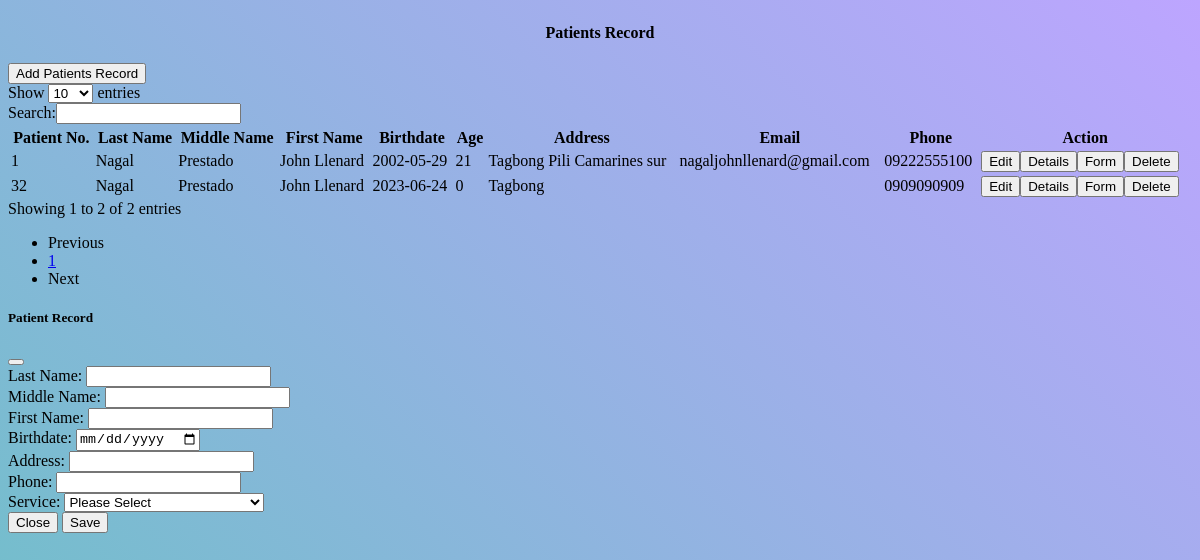
/admin/patients_record.php, run on an earlier commit of the app's database.
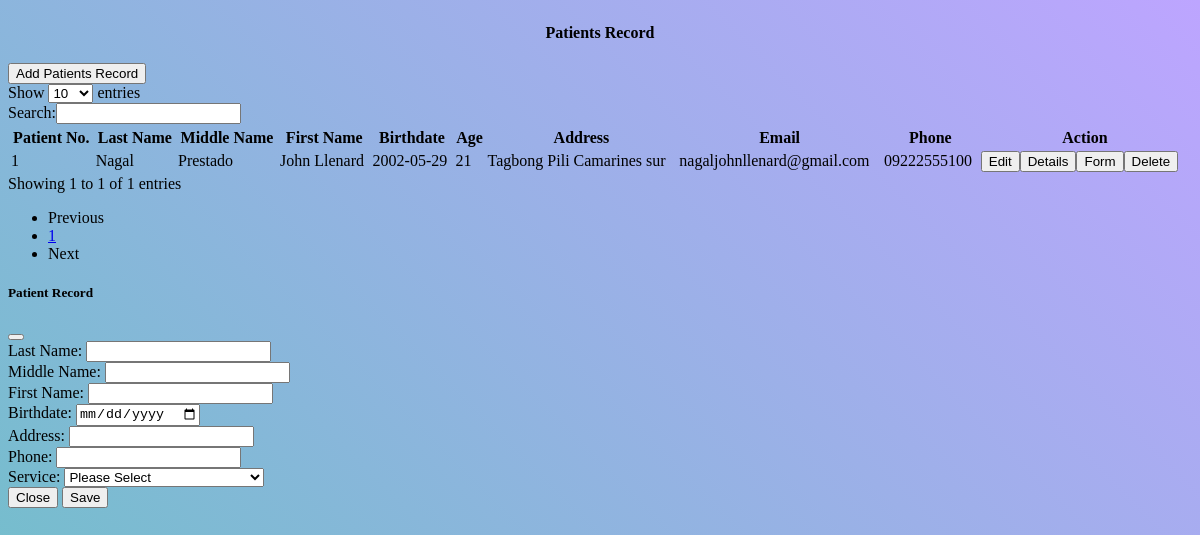
And on a later commit of the database.
### tables this page shows
CREATE TABLE `patient_tb` (
  `patient_id` int(11) NOT NULL,
  `firstName` varchar(100) NOT NULL,
  `middleName` varchar(100) NOT NULL,
  `lastName` varchar(100) NOT NULL,
  `birthdate` date DEFAULT NULL,
  `address` varchar(255) NOT NULL,
  `phone` varchar(11) NOT NULL,
  `email` varchar(100) DEFAULT NULL,
  `password` varchar(1000) NOT NULL
);

### admin/patients_record.php (the view, shortened to what this page needs)
<!DOCTYPE html>
<html lang="en">
<?php
include('../db-connect.php');
?>
<body>
    <div class="col py-1">
        <div class="container-fluid bg-light edges">
            <div class="col py-1">
                <div>
                    <h4 style="text-align:center">Patients Record</h4>
                </div>
                <table id="example" class="table table-striped" style="width:100%">
                    <thead>
                        <tr>
                            <?php echo "<button type='button' class='btn btn-primary' data-bs-toggle='modal' data-bs-target='#addRecord'> Add Patients Record</button>"; ?>
                        </tr>
                        <tr>
                            <th>Patient No.</th>
                            <th>Last Name</th>
                            <th>Middle Name</th>
                            <th>First Name</th>
                            <th>Birthdate</th>
                            <th>Age</th>
                            <th>Address</th>
                            <th>Email</th>
                            <th>Phone</th>
                            <th>Action</th>
                        </tr>
                    </thead>
                    <tbody>
                        <?php
                        $data = mysqli_query($conn, "SELECT * FROM patient_tb");
                        while ($row = mysqli_fetch_array($data)) {
                            $birthdate = new DateTime($row['birthdate']);
                            $currentDate = new DateTime();
                            $ageInterval = $birthdate->diff($currentDate);
                            $age = $ageInterval->y;
                            echo "<tr>";
                            echo "<td>" . $row['patient_id'] . "</td>";
                            echo "<td>" . $row['lastName'] . "</td>";
                            echo "<td>" . $row['middleName'] . "</td>";
                            echo "<td>" . $row['firstName'] . "</td>";
                            echo "<td>" . $row['birthdate'] . "</td>";
                            echo "<td>" . $age . "</td>";
                            echo "<td>" . $row['address'] . "</td>";
                            echo "<td>" . $row['email'] . "</td>";
                            echo "<td>" . $row['phone'] . "</td>";
                            echo "<td class='text-center'>";
                            echo "<div class='d-grid gap-2 d-sm-flex justify-content-sm-center'>";
                            echo "<button type='button' class='btn btn-primary edit-btn' data-bs-toggle='modal' data-bs-target='#addRecord' data-patient-id='" . $row['patient_id'] . "'>Edit</button>";
                            echo "<button type='button' class='btn btn-primary details-btn' data-bs-toggle='modal' data-bs-target='#detailsmodal' data-patient-id='" . $row['patient_id'] . "'>Details</button>";
                            echo "<button type='button' class='btn btn-primary form-btn' data-bs-toggle='modal' data-bs-target='#formmodal' data-patient-id='" . $row['patient_id'] . "'>Form</button>";
                            echo "<button type='button' onclick='deleteStocks(" . $row['patient_id'] . ")' class='btn btn-primary' data-bs-toggle='modal' data-bs-request-id='" . $row['patient_id'] . "'>Delete</button>";
                            echo "</div>";
                            echo "</td>";
                            echo "</tr>";
                        }
                        ?>
                    </tbody>
                </table>
            </div>
        </div>
    </div>
    <div class="modal fade" id="addRecord" tabindex="-1" aria-labelledby="addRecordLabel" aria-hidden="true">
        <div class="modal-dialog">
            <div class="modal-content">
                <div class="modal-header">
                    <h5 class="modal-title" id="addRecordLabel">Patient Record</h5>
                    <button type="button" class="btn-close" data-bs-dismiss="modal" aria-label="Close"></button>
                </div>
                <form action="add_record.php" method="post">
                    <div class="modal-body">
                        <div class="mb-3">
                            <label for="lastName" class="form-label">Last Name:</label>
                            <input type="text" class="form-control" id="lastName" name="lastName" required>
                        </div>
                        <div class="mb-3">
                            <label for="middleName" class="form-label">Middle Name:</label>
                            <input type="middleName" class="form-control" id="middleName" name="middleName" required>
                        </div>
                        <div class="mb-3">
                            <label for="firstName" class="form-label">First Name:</label>
                            <input type="text" class="form-control" id="firstName" name="firstName" required>
                        </div>
                        <div class="mb-3">
                            <label for="birthdate" class="form-label">Birthdate:</label>
                            <input type="date" class="form-control" id="birthdate" name="birthdate" required>
                        </div>
                        <div class="mb-3">
                            <label for="address" class="form-label">Address:</label>
                            <input type="text" class="form-control" id="address" name="address" required>
                        </div>
                        <div class="mb-3">
                            <label for="phone" class="form-label">Phone:</label>
                            <input type="tel" class="form-control" id="phone" name="phone" required>
                        </div>
                        <div class="mb-3">
                            <label for="service" class="form-label">Service:</label>
                            <select name="service" id="service" class="form-control" required>
                                <option value="">Please Select</option>
                            </select>
                        </div>
                    </div>
                    <div class="modal-footer">
                        <button type="button" class="btn btn-secondary" data-bs-dismiss="modal">Close</button>
                        <button type="submit" name="AddPatientRecord" class="btn btn-primary">Save</button>
                    </div>
                </form>
            </div>
        </div>
    </div>
</body>
</html>

### admin/patients_record.php (style rules this page uses)
.text-center .d-grid { align-items: center; }

What changed in the data, as far as the page shows it:
removed patient_tb: patient_id "32", lastName "Nagal", middleName "Prestado", firstName "John Llenard", birthdate "2023-06-24", address "Tagbong", phone "0909090909"
Also different on the page:
text written by a page script: "Show entries Search: Showing 1 to 2 of 2 entries Previous 1 Next" → "Show entries Search: Showing 1 to 1 of 1 entries Previous 1 Next"
